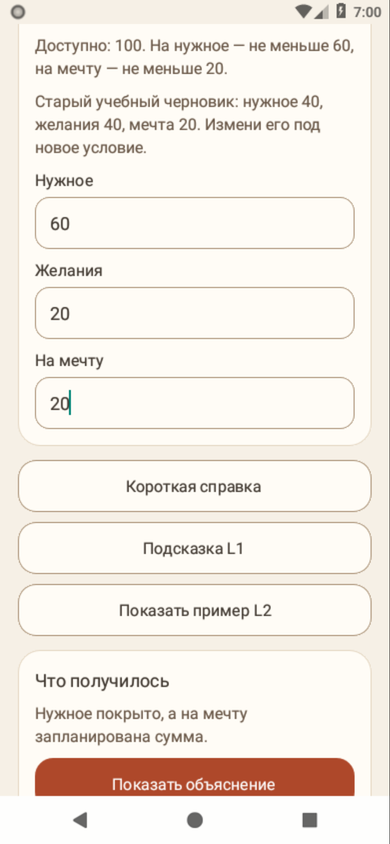
#> input picture artifacts/sprint-9/S9-003-004-details/review/LS-B02-evaluated.png, 390 x 844 px, given in place of final-delivery-catalog.png, which was not available
$ python contact-sheets.py
#> lines starting #> are read from the running program, lines starting #| are printed output that depends on the picture; pictures that were not available may be replaced by others from this repository, and a replacement may not be noted
from PIL import Image,ImageDraw,ImageFont
from pathlib import Path
r=Path(__file__).resolve().parent/'review'
font=ImageFont.truetype('C:/Windows/Fonts/arial.ttf',18)
def sheet(file,items,cols,width=286,height=650):
#> called with file = 'remaining-screens.jpg', cols = 4, width = 286, height = 650
 rows=(len(items)+cols-1)//cols;im=Image.new('RGB',(cols*width,rows*height),'#E8DFD0');draw=ImageDraw.Draw(im)
#> after `im = Image.new('RGB', (cols * width, rows * height), '#E8DFD0')`:
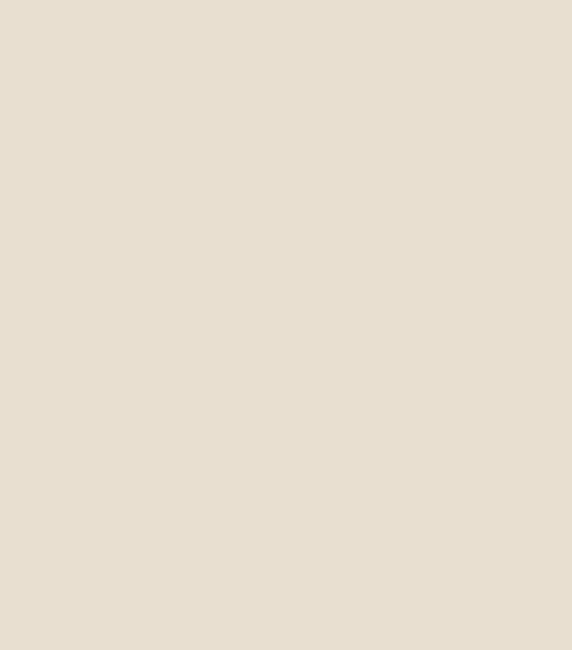
#> im: PIL image 1144x1300 RGB (shown at 1/2 size); mean R, G, B 232, 223, 208
 for i,(name,label) in enumerate(items):
  src=Image.open(r/(name+'.png')).convert('RGB');src.thumbnail((width-18,height-52),Image.Resampling.LANCZOS)
  x=(i%cols)*width+9;y=(i//cols)*height+39
  draw.text((x,y-28),label,fill='#3D352D',font=font);im.paste(src,(x,y))
#> after `im.paste(src, (x, y))`:
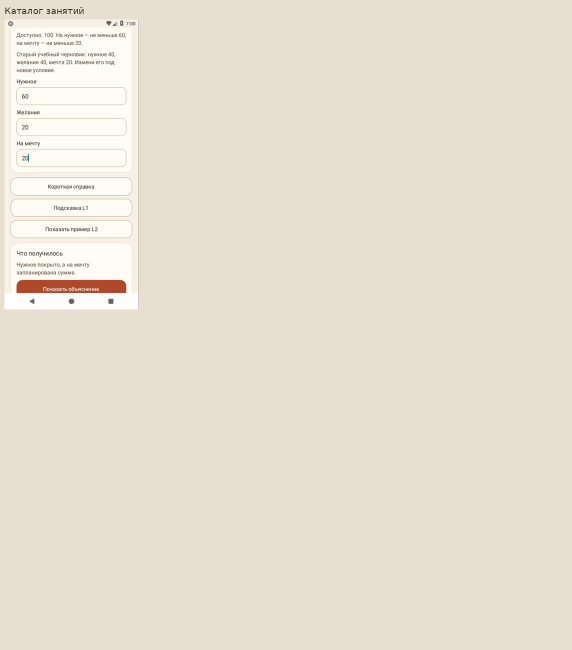
#> im: PIL image 1144x1300 RGB (shown at 1/2 size); mean R, G, B 233.2, 224.4, 210.1
#> pass 2 of the loop in sheet, `for i,(name,label) in enumerate(items):`:
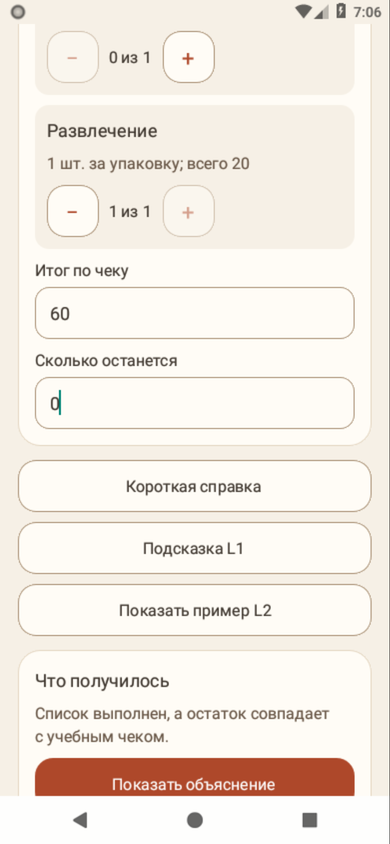
#> input picture artifacts/sprint-9/S9-003-004-details/review/LS-P01-evaluated.png, 390 x 844 px, given in place of final-delivery-pet.png, which was not available
#> src: PIL image 390x844 RGB
#> src: PIL image 268x580 RGB
#> in sheet, `im.paste(src, (x, y))`:
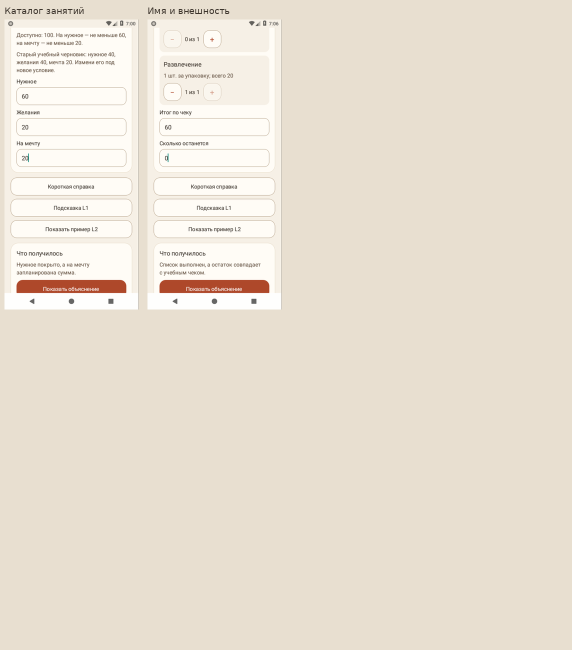
#> im: PIL image 1144x1300 RGB (shown at 1/2 size); mean R, G, B 234.3, 225.6, 212.1
 im.save(r/file,quality=92)
#> (the run stopped early here; a loop or call above may not have finished)
